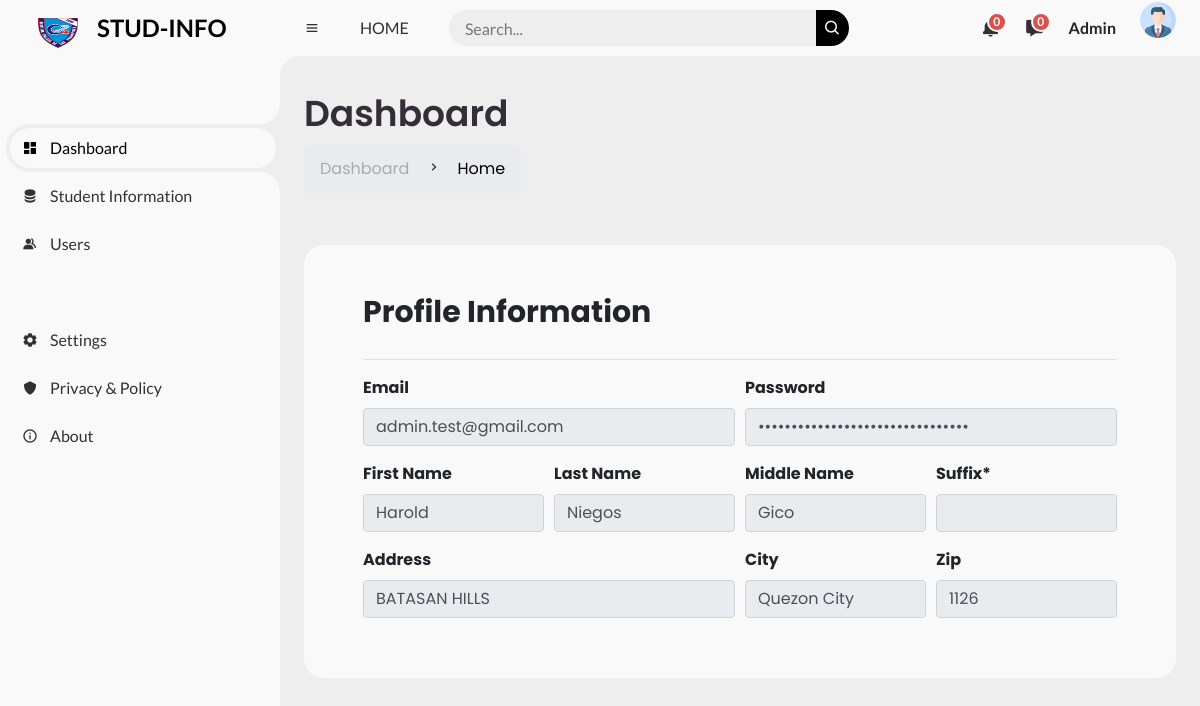
Page /profile.php (signed in) on the committed database.
### tables this page shows
CREATE TABLE `my_profile` (
  `id` int(11) NOT NULL,
  `email` varchar(50) NOT NULL,
  `username` varchar(255) NOT NULL,
  `password` varchar(255) NOT NULL,
  `lname` varchar(255) NOT NULL,
  `fname` varchar(255) NOT NULL,
  `age` int(10) NOT NULL,
  `sex` enum('Male','Female','Other') NOT NULL,
  `address` varchar(255) NOT NULL,
  `contact` int(255) NOT NULL,
  `mname` varchar(255) NOT NULL,
  `suffix` varchar(255) NOT NULL,
  `city` varchar(255) NOT NULL,
  `zip` int(255) NOT NULL,
  `role` enum('Student','Admin') NOT NULL,
  `access_level` enum('1','2') NOT NULL DEFAULT '2'
);

### profile.php (the view, shortened to what this page needs)
<?php
include ("./include/sidebar.php");
?>
<!DOCTYPE html>
<html lang="en">
<head>
	<link href='https://unpkg.com/boxicons@2.0.9/css/boxicons.min.css' rel='stylesheet'>
	<link rel="stylesheet" href="style2.css">
</head>
<body>
	<section id="content">
		<nav>
			<i class='bx bx-menu' ></i>
			<a href="" class="nav-link">HOME</a>
			<form action="">
				<div class="form-input">
					<input type="search" placeholder="Search...">
					<button type="submit" class="search-btn"><i class='bx bx-search' ></i></button>
				</div>
			</form>
			<a href="" class="notification">
				<span class="num">0</span>
			</a>
			<a href="" class="notification">
				<span class="num">0</span>
			</a>
			<b><?=$_SESSION['role']?></b><p class="profile"><img src="images/user.png">
</p>
<div class="action">
      <div class="profile" onclick="menuToggle();">
      </div>
    </div>
		</nav>
		<main>
		<div class="head-title">
				<div class="left">
					<h1>Dashboard</h1>
					<ul class="breadcrumb">
						<li>
							<a href="">Dashboard</a>
						</li>
						<li><i class='bx bx-chevron-right' ></i></li>
						<li>
							<a class="active" href="">Home</a>
						</li>
					</ul>
				</div>
			</div>
			<ul class="box-info">
				<li>
<?php
$con = connection();
  $id=$_SESSION['id'];
  $sql = "SELECT * FROM my_profile WHERE id=$id";
  $result = $con->query($sql) or die($con->error);
  $row = $result->fetch_assoc();
?>
				  <div class="col-md-12">
                <div class="card-body">
                <div class="row">
                    <div class="col-sm-12" >
                    </div>
                    </div>
                    <fieldset><legend><b style="font-size: 30px;">Profile Information</b></legend></fieldset>
<hr>
  <div class="form-row">
    <div class="form-group col-md-6">
      <label for="email"><b>Email</b></label>
      <input type="email" class="form-control" value="<?php echo $row["email"];?>" disabled>
    </div>
    <div class="form-group col-md-6">
      <label for="password"><b>Password</b></label>
      <input type="password" class="form-control" value="<?php echo $row["password"];?>" disabled>
    </div>
  </div>
  <div class="form-row">
    <div class="form-group col-md-3">
    <label for="fname"><b>First Name</b></label>
    <input type="text" class="form-control" value="<?php echo $row["fname"];?>" readonly>
  </div>
    <div class="form-group col-md-3">
    <label for="lname"><b>Last Name</b></label>
    <input type="text" class="form-control" value="<?php echo $row["lname"];?>" readonly>
  </div>
  <div class="form-group col-md-3">
    <label for="mname"><b>Middle Name</b></label>
    <input type="text" class="form-control" value="<?php echo $row["mname"];?>" readonly>
  </div>
  <div class="form-group col-md-3">
    <label for="suffix"><b>Suffix*</b></label>
    <input type="text" class="form-control" value="<?php echo $row["suffix"];?>" readonly>
  </div>
    <div class="form-group col-md-6">
      <label for="address"><b>Address</b></label>
      <input type="text" class="form-control" value="<?php echo $row["address"];?>" readonly>
    </div>
    <div class="form-group col-md-3">
      <label for="city"><b>City</b></label>
      <input type="text" class="form-control" value="<?php echo $row["city"];?>" readonly>
    </div>
    <div class="form-group col-md-3">
      <label for="zip"><b>Zip</b></label>
      <input type="text" class="form-control" value="<?php echo $row["zip"];?>" readonly>
    </div>
  </div>
</div>
</div>
				</li>
			</ul>
		</main>
	</section>
</body>
</html>

### style2.css (style rules this page uses)
* { margin: 0; padding: 0; box-sizing: border-box; }
a { text-decoration: none; }
li { list-style: none; }
:root { --poppins: 'Poppins', sans-serif; --lato: 'Lato', sans-serif; --light: #F9F9F9; --blue: #000000; --light-blue: #CFE8FF; --grey: #eee; --dark-grey: #AAAAAA; --dark: #342E37; --red: #DB504A; --yellow: #FFCE26; --light-yellow: #FFF2C6; --orange: #FD7238; --light-orange: #FFE0D3; }
html { overflow-x: hidden; }
body { background: var(--grey); overflow-x: hidden; }
#content { position: relative; width: calc(100% - 280px); left: 280px; transition: .3s ease; }
#content nav { height: 56px; background: var(--light); padding: 0 24px; display: flex; align-items: center; grid-gap: 24px; font-family: var(--lato); position: sticky; top: 0; left: 0; z-index: 1000; }
#content nav::before { content: ''; position: absolute; width: 40px; height: 40px; bottom: -40px; left: 0; border-radius: 50%; box-shadow: -20px -20px 0 var(--light); }
#content nav a { color: var(--dark); }
#content nav .bx.bx-menu { cursor: pointer; color: var(--dark); }
#content nav .nav-link { font-size: 16px; transition: .3s ease; }
#content nav form { max-width: 400px; width: 100%; margin-right: auto; }
#content nav form .form-input { display: flex; align-items: center; height: 36px; }
#content nav form .form-input input { flex-grow: 1; padding: 0 16px; height: 100%; border: none; background: var(--grey); border-radius: 36px 0 0 36px; outline: none; width: 100%; color: var(--dark); }
#content nav form .form-input button { width: 36px; height: 100%; display: flex; justify-content: center; align-items: center; background: var(--blue); color: var(--light); font-size: 18px; border: none; outline: none; border-radius: 0 36px 36px 0; cursor: pointer; }
#content nav .notification { font-size: 20px; position: relative; }
#content nav .notification .num { position: absolute; top: -6px; right: -6px; width: 20px; height: 20px; border-radius: 50%; border: 2px solid var(--light); background: var(--red); color: var(--light); font-weight: 700; font-size: 12px; display: flex; justify-content: center; align-items: center; }
#content nav .profile img { width: 36px; height: 36px; object-fit: cover; border-radius: 50%; }
#content main { width: 100%; padding: 36px 24px; font-family: var(--poppins); max-height: calc(100vh - 56px); overflow-y: auto; }
#content main .head-title { display: flex; align-items: center; justify-content: space-between; grid-gap: 16px; flex-wrap: wrap; }
#content main .head-title .left h1 { font-size: 36px; font-weight: 600; margin-bottom: 10px; color: var(--dark); }
#content main .head-title .left .breadcrumb { display: flex; align-items: center; grid-gap: 16px; }
#content main .head-title .left .breadcrumb li { color: var(--dark); }
#content main .head-title .left .breadcrumb li a { color: var(--dark-grey); pointer-events: none; }
#content main .head-title .left .breadcrumb li a.active { color: var(--blue); pointer-events: unset; }
#content main .box-info { display: grid; grid-template-columns: repeat(auto-fit, minmax(240px, 1fr)); grid-gap: 24px; margin-top: 36px; }
#content main .box-info li { padding: 24px; background: var(--light); border-radius: 20px; display: flex; align-items: center; grid-gap: 24px; }

### profile.php (style rules this page uses)
.action { position: fixed; top: 20px; right: 30px; }
.action .profile { position: relative; width: 60px; height: 60px; border-radius: 50%; overflow: hidden; cursor: pointer; }

### rows in the picture
my_profile: email "admin.test@gmail.com", fname "Harold", lname "Niegos", mname "Gico", address "BATASAN HILLS", city "Quezon City", zip "1126"

### other values in the picture
$_SESSION['role'] "Admin"
